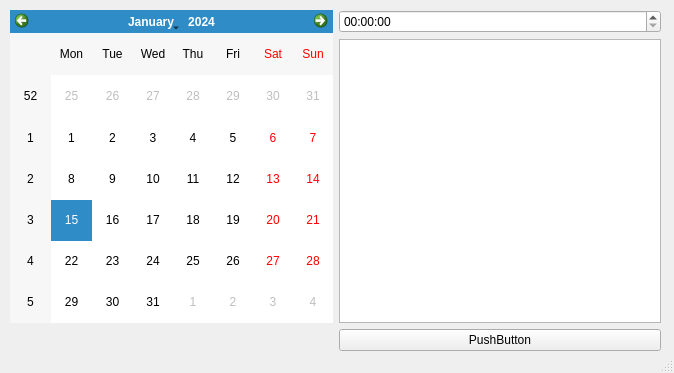
<?xml version="1.0" encoding="UTF-8"?>
<ui version="4.0">
 <class>MainWindow</class>
 <widget class="QMainWindow" name="MainWindow">
  <property name="geometry">
   <rect>
    <x>0</x>
    <y>0</y>
    <width>674</width>
    <height>373</height>
   </rect>
  </property>
  <property name="windowTitle">
   <string>MainWindow</string>
  </property>
  <widget class="QWidget" name="centralwidget">
   <widget class="QWidget" name="">
    <property name="geometry">
     <rect>
      <x>10</x>
      <y>10</y>
      <width>651</width>
      <height>341</height>
     </rect>
    </property>
    <layout class="QGridLayout" name="gridLayout">
     <item row="0" column="0" rowspan="3">
      <widget class="QCalendarWidget" name="calendarWidget">
       <property name="styleSheet">
        <string notr="true"/>
       </property>
      </widget>
     </item>
     <item row="0" column="1">
      <widget class="QTimeEdit" name="timeEdit"/>
     </item>
     <item row="1" column="1" rowspan="2">
      <widget class="QTextBrowser" name="textBrowser">
       <property name="html">
        <string>&lt;!DOCTYPE HTML PUBLIC &quot;-//W3C//DTD HTML 4.0//EN&quot; &quot;http://www.w3.org/TR/REC-html40/strict.dtd&quot;&gt;
&lt;html&gt;&lt;head&gt;&lt;meta name=&quot;qrichtext&quot; content=&quot;1&quot; /&gt;&lt;style type=&quot;text/css&quot;&gt;
p, li { white-space: pre-wrap; }
&lt;/style&gt;&lt;/head&gt;&lt;body style=&quot; font-family:'MS Shell Dlg 2'; font-size:8.25pt; font-weight:400; font-style:normal;&quot;&gt;
&lt;p style=&quot;-qt-paragraph-type:empty; margin-top:0px; margin-bottom:0px; margin-left:0px; margin-right:0px; -qt-block-indent:0; text-indent:0px;&quot;&gt;&lt;br /&gt;&lt;/p&gt;&lt;/body&gt;&lt;/html&gt;</string>
       </property>
      </widget>
     </item>
     <item row="3" column="1">
      <widget class="QPushButton" name="pushButton_2">
       <property name="text">
        <string>PushButton</string>
       </property>
      </widget>
     </item>
    </layout>
   </widget>
  </widget>
  <widget class="QStatusBar" name="statusbar"/>
 </widget>
 <resources/>
 <connections/>
</ui>
